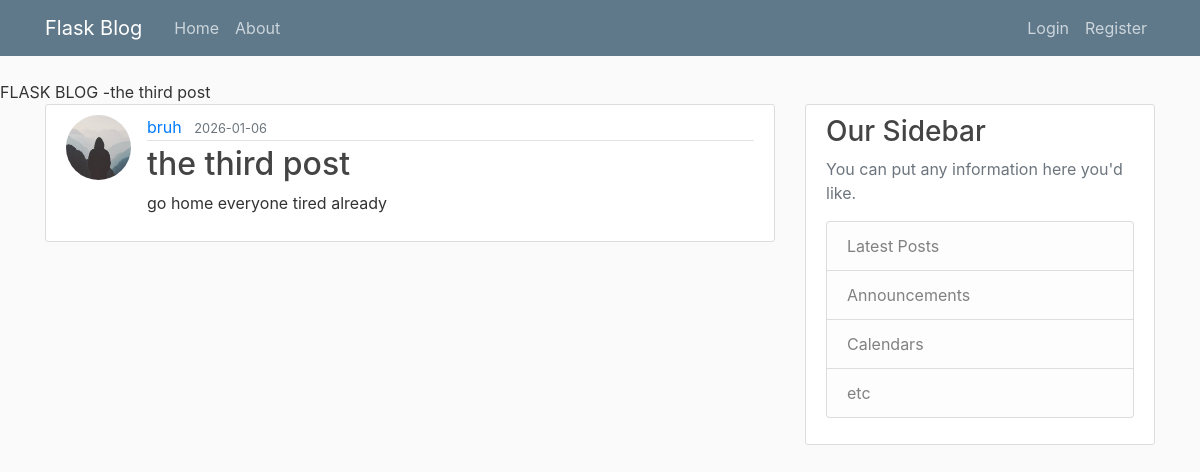
Screenshot of /post/3 with the database file from the repository.
### app/models.py (models this page shows, shortened)
class Post(db.Model):
        id=db.Column(db.Integer,primary_key=True)
        title=db.Column(db.String(100),nullable=False)
        date_posted=db.Column(db.DateTime,nullable=False,default=datetime.utcnow)
        content=db.Column(db.Text,nullable=False)
        user_id=db.Column(db.Integer,db.ForeignKey('user.id'),nullable=False)

class User(db.Model,UserMixin):#usermixin is used to add flask login functionality to the suer model
    id=db.Column(db.Integer,primary_key=True)
    username=db.Column(db.String(20),unique=True,nullable=False)
    email=db.Column(db.String(120),unique=True,nullable=False)
    image_file=db.Column(db.String(20),nullable=False,default='default.jpeg')
    password=db.Column(db.String(60),nullable=False)
    posts=db.relationship('Post',backref='author',lazy=True) # we use this to create relationship between user and post like one to many relationship and the backref is used to add a column tto the post table which will reference the user who created the post and lazy is used to tell sqlalchemy when to load the data from the database

### app/routes.py (the view)
@app.route('/post/<int:post_id>')
def post(post_id):
    post=Post.query.get_or_404(post_id)
    return render_template('post.html',title=post.title,post=post)

### app/templates/post.html (shortened to what this page needs)
{% extends "layout.html" %}
{% block content %}
<article class="media content-section">
    <img class="rounded-circle article-img"
        src="{{ url_for('static', filename='profile_pics/' + post.author.image_file) }}">
    <div class="media-body">
        <div class="article-metadata">
            <a class="mr-2" href="#">{{ post.author.username }}</a>
            <small class="text-muted">{{ post.date_posted.strftime('%Y-%m-%d') }}</small>
        </div>
        <h2 class="article-title">{{ post.title }}</h2>
        <p class="article-content">{{ post.content }}</p>
    </div>
</article>
{% endblock content %}

### app/templates/layout.html (shortened to what this page needs)
<!DOCTYPE html>
<html lang="en">
<head>
    <link rel="stylesheet" href="https://maxcdn.bootstrapcdn.com/bootstrap/4.0.0/css/bootstrap.min.css"
>
    <link rel="stylesheet" type="text/css" href="{{ url_for('static',filename='main.css')}}" {% if title %} <title>FLASK
    BLOG -{{ title }}</title>
    {% else %}
    <title>FLASK BLOG </title>
    {% endif %}
</head>
<body>
    <header class="site-header">
        <nav class="navbar navbar-expand-md navbar-dark bg-steel fixed-top">
            <div class="container">
                <a class="navbar-brand mr-4" href="/">Flask Blog</a>
                <div class="collapse navbar-collapse" id="navbarToggle">
                    <div class="navbar-nav mr-auto">
                        <a class="nav-item nav-link" href="{{ url_for('home') }}">Home</a>
                        <a class="nav-item nav-link" href="{{ url_for('about') }}">About</a>
                    </div>
                    <div class="navbar-nav">
                        {% if current_user.is_authenticated %}
                        <a class="nav-item nav-link" href="{{ url_for('new_post') }}">NEW POST</a>
                        <a class="nav-item nav-link" href="{{ url_for('account') }}">Account</a>
                        <a class="nav-item nav-link" href="{{ url_for('logout') }}">Logout</a>
                        {% else %}
                        <a class="nav-item nav-link" href="{{ url_for('login') }}">Login</a>
                        <a class="nav-item nav-link" href="{{ url_for('register') }}">Register</a>
                        {% endif %}
                    </div>
                </div>
            </div>
        </nav>
    </header>
    <main role="main" class="container">
        <div class="row">
            <div class="col-md-8">
                {% block content %}{% endblock %}
            </div>
            <div class="col-md-4">
                <div class="content-section">
                    <h3>Our Sidebar</h3>
                    <p class='text-muted'>You can put any information here you'd like.
                    <ul class="list-group">
                        <li class="list-group-item list-group-item-light">Latest Posts</li>
                        <li class="list-group-item list-group-item-light">Announcements</li>
                        <li class="list-group-item list-group-item-light">Calendars</li>
                        <li class="list-group-item list-group-item-light">etc</li>
                    </ul>
                    </p>
                </div>
            </div>
        </div>
    </main>
</body>
</html>

### app/static/main.css (style rules this page uses)
body { background: #fafafa; color: #333333; margin-top: 5rem; }
h1, h2, h3, h4, h5, h6 { color: #444444; }
.bg-steel { background-color: #5f788a; }
.site-header .navbar-nav .nav-link { color: #cbd5db; }
.content-section { background: #ffffff; padding: 10px 20px; border: 1px solid #dddddd; border-radius: 3px; margin-bottom: 20px; }
.article-title { color: #444444; }
.article-content { white-space: pre-line; }
.article-img { height: 65px; width: 65px; margin-right: 16px; }
.article-metadata { padding-bottom: 1px; margin-bottom: 4px; border-bottom: 1px solid #e3e3e3 }

### rows the page displays
Post: title "the third post", date_posted "2026-01-06", content "go home everyone tired already"
User: image_file (placeholder picture), author.username "bruh"
